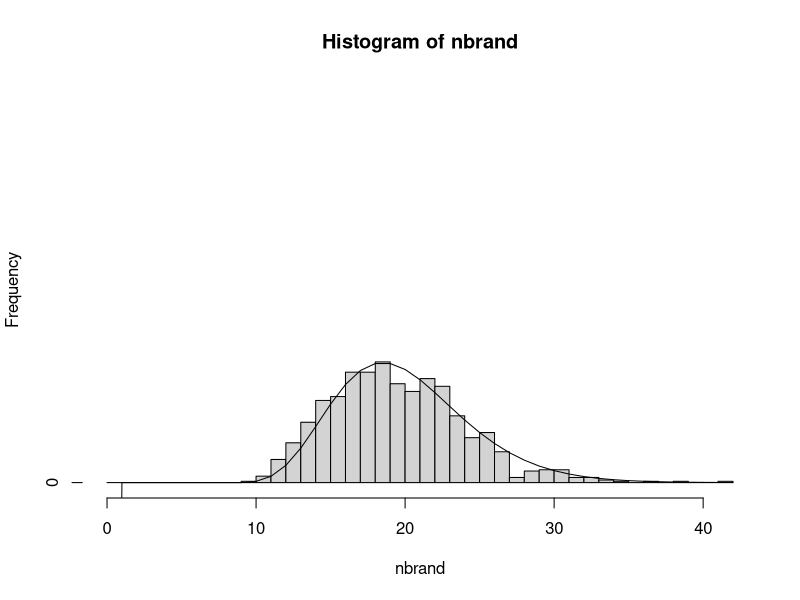

Write R code to recreate this figure.
# Defining the parameters
# Number to trials
n = 1000

# Probability of success
p = 0.5

# Number of successes required
t = 10


# Conducting the experiment of tossing the coin x times each for 50 times
# until x successes are obtained. 
nbrand = rnbinom(n,t,p)

nbrand = nbrand + t

nbhist = hist(nbrand,plot = F, breaks = c(0:max(nbrand)))

# Finding the relative frequencies
nbhist$counts = nbhist$counts/sum(nbhist$counts)

# Defining discrete data points
x = 0:max(nbrand)

# Finding the probability density function of the binomial distribution
nbpdf = choose(x-1,t-1)*(p^t)*(1-p)^(x-t)

# Creating the file
png(file = "nbinomial.png")

# Plotting the histogram on relative frequencies
plot(nbhist, freq = TRUE, ylim = c(0,.3))

# Superimposing the probability mass function of the binomial distribution
lines(x,nbpdf)

# Saving the plot
dev.off()
 
